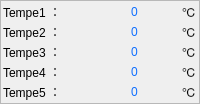
                  <widget class="QFrame" name="frame_temperature">
                   <property name="sizePolicy">
                    <sizepolicy hsizetype="Preferred" vsizetype="Fixed">
                     <horstretch>0</horstretch>
                     <verstretch>0</verstretch>
                    </sizepolicy>
                   </property>
                   <property name="styleSheet">
                    <string notr="true">QFrame#frame_temperature
{
border-radius:10px;
border:2px solid rgb(51, 211, 39)
} </string>
                   </property>
                   <property name="frameShape">
                    <enum>QFrame::StyledPanel</enum>
                   </property>
                   <property name="frameShadow">
                    <enum>QFrame::Raised</enum>
                   </property>
                   <layout class="QVBoxLayout" name="verticalLayout_16">
                    <property name="spacing">
                     <number>2</number>
                    </property>
                    <property name="leftMargin">
                     <number>2</number>
                    </property>
                    <property name="topMargin">
                     <number>2</number>
                    </property>
                    <property name="rightMargin">
                     <number>2</number>
                    </property>
                    <property name="bottomMargin">
                     <number>2</number>
                    </property>
                    <item>
                     <layout class="QHBoxLayout" name="horizontalLayout_26">
                      <property name="spacing">
                       <number>2</number>
                      </property>
                      <item>
                       <widget class="QLabel" name="label_96">
                        <property name="sizePolicy">
                         <sizepolicy hsizetype="Preferred" vsizetype="Preferred">
                          <horstretch>0</horstretch>
                          <verstretch>0</verstretch>
                         </sizepolicy>
                        </property>
                        <property name="minimumSize">
                         <size>
                          <width>0</width>
                          <height>0</height>
                         </size>
                        </property>
                        <property name="maximumSize">
                         <size>
                          <width>16777215</width>
                          <height>16777215</height>
                         </size>
                        </property>
                        <property name="text">
                         <string>Tempe1 ：</string>
                        </property>
                       </widget>
                      </item>
                      <item>
                       <widget class="QLabel" name="temp_1">
                        <property name="sizePolicy">
                         <sizepolicy hsizetype="Preferred" vsizetype="Preferred">
                          <horstretch>0</horstretch>
                          <verstretch>0</verstretch>
                         </sizepolicy>
                        </property>
                        <property name="minimumSize">
                         <size>
                          <width>49</width>
                          <height>0</height>
                         </size>
                        </property>
                        <property name="maximumSize">
                         <size>
                          <width>49</width>
                          <height>16777215</height>
                         </size>
                        </property>
                        <property name="styleSheet">
                         <string notr="true">color: rgb(14, 110, 255);</string>
                        </property>
                        <property name="text">
                         <string>0</string>
                        </property>
                       </widget>
                      </item>
                      <item>
                       <widget class="QLabel" name="label_97">
                        <property name="sizePolicy">
                         <sizepolicy hsizetype="Fixed" vsizetype="Preferred">
                          <horstretch>0</horstretch>
                          <verstretch>0</verstretch>
                         </sizepolicy>
                        </property>
                        <property name="text">
                         <string>℃</string>
                        </property>
                       </widget>
                      </item>
                     </layout>
                    </item>
                    <item>
                     <layout class="QHBoxLayout" name="horizontalLayout_55">
                      <property name="spacing">
                       <number>2</number>
                      </property>
                      <item>
                       <widget class="QLabel" name="label_98">
                        <property name="sizePolicy">
                         <sizepolicy hsizetype="Preferred" vsizetype="Preferred">
                          <horstretch>0</horstretch>
                          <verstretch>0</verstretch>
                         </sizepolicy>
                        </property>
                        <property name="minimumSize">
                         <size>
                          <width>0</width>
                          <height>0</height>
                         </size>
                        </property>
                        <property name="maximumSize">
                         <size>
                          <width>16777215</width>
                          <height>16777215</height>
                         </size>
                        </property>
                        <property name="text">
                         <string>Tempe2 ：</string>
                        </property>
                       </widget>
                      </item>
                      <item>
                       <widget class="QLabel" name="temp_2">
                        <property name="sizePolicy">
                         <sizepolicy hsizetype="Preferred" vsizetype="Preferred">
                          <horstretch>0</horstretch>
                          <verstretch>0</verstretch>
                         </sizepolicy>
                        </property>
                        <property name="minimumSize">
                         <size>
                          <width>49</width>
                          <height>0</height>
                         </size>
                        </property>
                        <property name="maximumSize">
                         <size>
                          <width>49</width>
                          <height>16777215</height>
                         </size>
                        </property>
                        <property name="styleSheet">
                         <string notr="true">color: rgb(14, 110, 255);</string>
                        </property>
                        <property name="text">
                         <string>0</string>
                        </property>
                       </widget>
                      </item>
                      <item>
                       <widget class="QLabel" name="label_99">
                        <property name="sizePolicy">
                         <sizepolicy hsizetype="Fixed" vsizetype="Preferred">
                          <horstretch>0</horstretch>
                          <verstretch>0</verstretch>
                         </sizepolicy>
                        </property>
                        <property name="text">
                         <string>℃</string>
                        </property>
                       </widget>
                      </item>
                     </layout>
                    </item>
                    <item>
                     <layout class="QHBoxLayout" name="horizontalLayout_56">
                      <property name="spacing">
                       <number>2</number>
                      </property>
                      <item>
                       <widget class="QLabel" name="label_100">
                        <property name="sizePolicy">
                         <sizepolicy hsizetype="Preferred" vsizetype="Preferred">
                          <horstretch>0</horstretch>
                          <verstretch>0</verstretch>
                         </sizepolicy>
                        </property>
                        <property name="minimumSize">
                         <size>
                          <width>0</width>
                          <height>0</height>
                         </size>
                        </property>
                        <property name="maximumSize">
                         <size>
                          <width>16777215</width>
                          <height>16777215</height>
                         </size>
                        </property>
                        <property name="text">
                         <string>Tempe3 ：</string>
                        </property>
                       </widget>
                      </item>
                      <item>
                       <widget class="QLabel" name="temp_3">
                        <property name="sizePolicy">
                         <sizepolicy hsizetype="Preferred" vsizetype="Preferred">
                          <horstretch>0</horstretch>
                          <verstretch>0</verstretch>
                         </sizepolicy>
                        </property>
                        <property name="minimumSize">
                         <size>
                          <width>49</width>
                          <height>0</height>
                         </size>
                        </property>
                        <property name="maximumSize">
                         <size>
                          <width>49</width>
                          <height>16777215</height>
                         </size>
                        </property>
                        <property name="styleSheet">
                         <string notr="true">color: rgb(14, 110, 255);</string>
                        </property>
                        <property name="text">
                         <string>0</string>
                        </property>
                       </widget>
                      </item>
                      <item>
                       <widget class="QLabel" name="label_101">
                        <property name="sizePolicy">
                         <sizepolicy hsizetype="Fixed" vsizetype="Preferred">
                          <horstretch>0</horstretch>
                          <verstretch>0</verstretch>
                         </sizepolicy>
                        </property>
                        <property name="text">
                         <string>℃</string>
                        </property>
                       </widget>
                      </item>
                     </layout>
                    </item>
                    <item>
                     <layout class="QHBoxLayout" name="horizontalLayout_57">
                      <property name="spacing">
                       <number>2</number>
                      </property>
                      <item>
                       <widget class="QLabel" name="label_102">
                        <property name="sizePolicy">
                         <sizepolicy hsizetype="Preferred" vsizetype="Preferred">
                          <horstretch>0</horstretch>
                          <verstretch>0</verstretch>
                         </sizepolicy>
                        </property>
                        <property name="minimumSize">
                         <size>
                          <width>0</width>
                          <height>0</height>
                         </size>
                        </property>
                        <property name="maximumSize">
                         <size>
                          <width>16777215</width>
                          <height>16777215</height>
                         </size>
                        </property>
                        <property name="text">
                         <string>Tempe4 ：</string>
                        </property>
                       </widget>
                      </item>
                      <item>
                       <widget class="QLabel" name="temp_4">
                        <property name="sizePolicy">
                         <sizepolicy hsizetype="Preferred" vsizetype="Preferred">
                          <horstretch>0</horstretch>
                          <verstretch>0</verstretch>
                         </sizepolicy>
                        </property>
                        <property name="minimumSize">
                         <size>
                          <width>49</width>
                          <height>0</height>
                         </size>
                        </property>
                        <property name="maximumSize">
                         <size>
                          <width>49</width>
                          <height>16777215</height>
                         </size>
                        </property>
                        <property name="styleSheet">
                         <string notr="true">color: rgb(14, 110, 255);</string>
                        </property>
                        <property name="text">
                         <string>0</string>
                        </property>
                       </widget>
                      </item>
                      <item>
                       <widget class="QLabel" name="label_103">
                        <property name="sizePolicy">
                         <sizepolicy hsizetype="Fixed" vsizetype="Preferred">
                          <horstretch>0</horstretch>
                          <verstretch>0</verstretch>
                         </sizepolicy>
                        </property>
                        <property name="text">
                         <string>℃</string>
                        </property>
                       </widget>
                      </item>
                     </layout>
                    </item>
                    <item>
                     <layout class="QHBoxLayout" name="horizontalLayout_58">
                      <property name="spacing">
                       <number>2</number>
                      </property>
                      <item>
                       <widget class="QLabel" name="label_104">
                        <property name="sizePolicy">
                         <sizepolicy hsizetype="Preferred" vsizetype="Preferred">
                          <horstretch>0</horstretch>
                          <verstretch>0</verstretch>
                         </sizepolicy>
                        </property>
                        <property name="minimumSize">
                         <size>
                          <width>0</width>
                          <height>0</height>
                         </size>
                        </property>
                        <property name="maximumSize">
                         <size>
                          <width>16777215</width>
                          <height>16777215</height>
                         </size>
                        </property>
                        <property name="text">
                         <string>Tempe5 ：</string>
                        </property>
                       </widget>
                      </item>
                      <item>
                       <widget class="QLabel" name="temp_5">
                        <property name="sizePolicy">
                         <sizepolicy hsizetype="Preferred" vsizetype="Preferred">
                          <horstretch>0</horstretch>
                          <verstretch>0</verstretch>
                         </sizepolicy>
                        </property>
                        <property name="minimumSize">
                         <size>
                          <width>49</width>
                          <height>0</height>
                         </size>
                        </property>
                        <property name="maximumSize">
                         <size>
                          <width>49</width>
                          <height>16777215</height>
                         </size>
                        </property>
                        <property name="styleSheet">
                         <string notr="true">color: rgb(14, 110, 255);</string>
                        </property>
                        <property name="text">
                         <string>0</string>
                        </property>
                       </widget>
                      </item>
                      <item>
                       <widget class="QLabel" name="label_105">
                        <property name="sizePolicy">
                         <sizepolicy hsizetype="Fixed" vsizetype="Preferred">
                          <horstretch>0</horstretch>
                          <verstretch>0</verstretch>
                         </sizepolicy>
                        </property>
                        <property name="text">
                         <string>℃</string>
                        </property>
                       </widget>
                      </item>
                     </layout>
                    </item>
                   </layout>
                  </widget>
